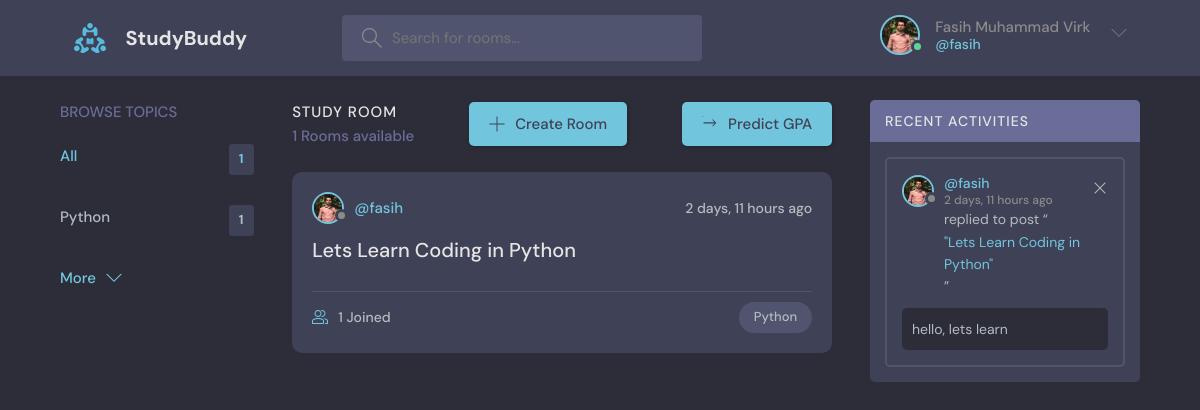
Page / (signed in) on the earlier database version.
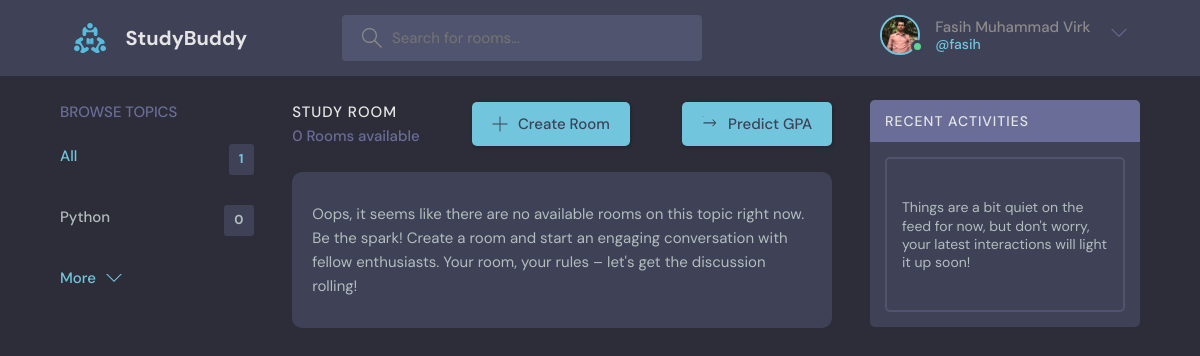
Same page on the later database version.
### mainapp/models.py (models this page shows, shortened)
class Topic(models.Model):
    name = models.CharField(max_length=200)

class Room(models.Model):
    host = models.ForeignKey(User, on_delete=models.SET_NULL, null=True)
    topic = models.ForeignKey(Topic, on_delete=models.SET_NULL, null=True)
    name = models.CharField(max_length=200)
    description = models.TextField(null=True, blank=True)
    participants = models.ManyToManyField(
        User, related_name='participants', blank=True)
    updated = models.DateTimeField(auto_now=True)
    created = models.DateTimeField(auto_now_add=True)
    class Meta:
        ordering = ['-updated', '-created']
    def __str__(self):
        return self.name

class User(AbstractUser):
    name = models.CharField(max_length=200, null=True)
    email = models.EmailField(unique=True)
    bio = models.TextField(null=True)
    avatar = models.ImageField(null=True, default="avatar.svg")
    USERNAME_FIELD = 'email'
    REQUIRED_FIELDS = []

class Message(models.Model):
    user = models.ForeignKey(User, on_delete=models.CASCADE)
    room = models.ForeignKey(Room, on_delete=models.CASCADE)
    body = models.TextField(null=True)
    bodyimage = models.FileField(null=True)
    updated = models.DateTimeField(auto_now=True)
    created = models.DateTimeField(auto_now_add=True)
    class Meta:
        ordering = ['-updated', '-created']

### mainapp/views.py (the view)
# urls.py: path('', views.home, name="home"),
@login_required(login_url='login')
def home(request):
    q = request.GET.get('q') if request.GET.get('q') is not None else ''
    rooms = Room.objects.filter(
        Q(topic__name__icontains=q) |
        Q(name__icontains=q) |
        Q(description__icontains=q))
    topics = Topic.objects.all()[0:5]
    room_count = rooms.count()
    room_messages = Message.objects.filter(Q(room__topic__name__icontains=q))
    context = {'rooms': rooms,
               'topics': topics,
               'room_count': room_count,
               'room_messages': room_messages,
               }
    return render(request, 'mainapp/home.html', context)

### mainapp/templates/mainapp/home.html (shortened to what this page needs)
{% extends 'main.html' %} {%block content%}
<main class="layout layout--3">
	<div class="container">
		{% include 'mainapp/topics_component.html' %}
		<div class="roomList">
			<div class="roomList__header">
				<div>
					<h2>Study Room</h2>
					<p>{{room_count}} Rooms available</p>
				</div>
				<a class="btn btn--main" href="{% url 'create-room' %}">
					<svg
						version="1.1"
						xmlns="http://www.w3.org/2000/svg"
						width="32"
						height="32"
						viewBox="0 0 32 32"
					>
						<title>add</title>
						<path
							d="M16.943 0.943h-1.885v14.115h-14.115v1.885h14.115v14.115h1.885v-14.115h14.115v-1.885h-14.115v-14.115z"
						></path>
					</svg>
					Create Room
				</a>
				<a class="btn btn--main" href="#">
					<svg
						version="1.1"
						xmlns="http://www.w3.org/2000/svg"
						width="32"
						height="32"
						viewBox="0 0 32 32"
					>
						<title></title>
						<path
							d="M1.057 0.943h1.885v14.115h22.26l-4.646 4.646 1.06 1.06 6.352-6.352c0.391-0.391 0.391-1.023 0-1.414l-6.352-6.352-1.06 1.06 4.646 4.646h-22.26v-14.115z"
						></path>
					</svg>
					Predict GPA
				</a>
			</div>
			{% include 'mainapp/feed_component.html' %}
		</div>
		{% include 'mainapp/activity_component.html' %}
	</div>
</main>
{%endblock%}

### mainapp/templates/mainapp/topics_component.html
<div class="topics">
    <div class="topics__header">
        <h2>Browse Topics</h2>
    </div>
    <ul class="topics__list">
        <li>
            <a href="{% url 'home'%}" class="active">All <span>{{topics.count}}</span></a>
        </li>
        {%for topic in topics%}
        <li>
            <a href="{% url 'home' %}?q={{topic.name|urlencode}}">{{topic.name}} <span>{{topic.room_set.all.count}}</span></a>
        </li>
        {%endfor%}
    </ul>
    <a class="btn btn--link" href="{% url 'topics' %}">
        More
        <svg
            version="1.1"
            xmlns="http://www.w3.org/2000/svg"
            width="32"
            height="32"
            viewBox="0 0 32 32"
        >
            <title>chevron-down</title>
            <path d="M16 21l-13-13h-3l16 16 16-16h-3l-13 13z"></path>
        </svg>
    </a>
</div>

### mainapp/templates/mainapp/feed_component.html (shortened to what this page needs)
{% if rooms.count == 0 or rooms.count == '0' %}
<div class="roomListRoom">
	<div class="roomListRoom__content">
		<p>
			Oops, it seems like there are no available rooms on this topic right now.
			Be the spark! Create a room and start an engaging conversation with fellow
			enthusiasts. Your room, your rules – let's get the discussion rolling!
		</p>
	</div>
</div>
{% endif %} {% for room in rooms %}
<div class="roomListRoom">
	<div class="roomListRoom__header">
		<a href="{% url 'user-profile' room.host.id%}" class="roomListRoom__author">
			<div class="avatar avatar--small">
				<img src="{{room.host.avatar.url}}" />
			</div>
			<span>@{{room.host.username}}</span>
		</a>
		<div class="roomListRoom__actions">
			<span>{{room.created|timesince}} ago</span>
		</div>
	</div>
	<div class="roomListRoom__content">
		<a href="{% url 'room' room.id%}">{{room.name}}</a>
	</div>
	<div class="roomListRoom__meta">
		<a href="{% url 'room' room.id%}" class="roomListRoom__joined">
			{{room.participants.all.count}} Joined
		</a>
		<p class="roomListRoom__topic">{{room.topic.name}}</p>
	</div>
</div>
{%endfor%}

### mainapp/templates/mainapp/activity_component.html
<div class="activities">
	<div class="activities__header">
		<h2>Recent Activities</h2>
	</div>
	{%if room_messages.count == 0 or room_messages.count == '0' %}
	<div class="activities__box">
		<br>
		<div class="activities__boxHeader roomListRoom__header">
			<p>
				Things are a bit quiet on the feed for now, but don't worry, your latest
				interactions will light it up soon!
			</p>
		</div>
		<br>
	</div>
	{%endif%}
	{% for message in room_messages%}
	{% if message.body %}
	<div class="activities__box">
		<div class="activities__boxHeader roomListRoom__header">
			<a
				href="{% url 'user-profile' message.user.id %}"
				class="roomListRoom__author"
			>
				<div class="avatar avatar--small">
					<img src="{{message.user.avatar.url}}" />
				</div>
				<p>
					@{{message.user.username}}
					<span>{{message.created|timesince}} ago</span>
				</p>
			</a>
			{% if request.user == message.user %}
			<div class="roomListRoom__actions">
				<a href="{% url 'delete-message' message.id %}">
					<svg
						version="1.1"
						xmlns="http://www.w3.org/2000/svg"
						width="32"
						height="32"
						viewBox="0 0 32 32"
					>
						<title>remove</title>
						<path
							d="M27.314 6.019l-1.333-1.333-9.98 9.981-9.981-9.981-1.333 1.333 9.981 9.981-9.981 9.98 1.333 1.333 9.981-9.98 9.98 9.98 1.333-1.333-9.98-9.98 9.98-9.981z"
						></path>
					</svg>
				</a>
			</div>
			{% endif %}
		</div>
		<div class="activities__boxContent">
			<p>
				replied to post “<a href="{% url 'room' message.room.id %}"
					>"{{message.room}}"</a
				>”
			</p>
			<div class="activities__boxRoomContent">{{message.body}}</div>
		</div>
	</div>
	{%endif%}
	{%endfor%}
</div>

Differences in the rows shown:
removed Room: host.avatar (picture), host.username "fasih", created "2 days, 11 hours", name "Lets Learn Coding in Python", participants.all.count "1", topic.name "Python"
removed Message: user.avatar (picture), user.username "fasih", created "2 days, 11 hours", room "Lets Learn Coding in Python", body "hello, lets learn"
computed for Topic "Python": room_set.all.count "1" → "0"
Other differences:
{{ room_count }}: "1" → "0"
text now shown: "Oops, it seems like there are no available rooms on this topic right now. Be the spark! Create a room and start an engaging conversation with fellow enthusiasts. Your room, your rules – let's get the discussion rolling! Things are a bit quiet on the feed for now, but don't worry, your latest interactions will light it up soon!"
